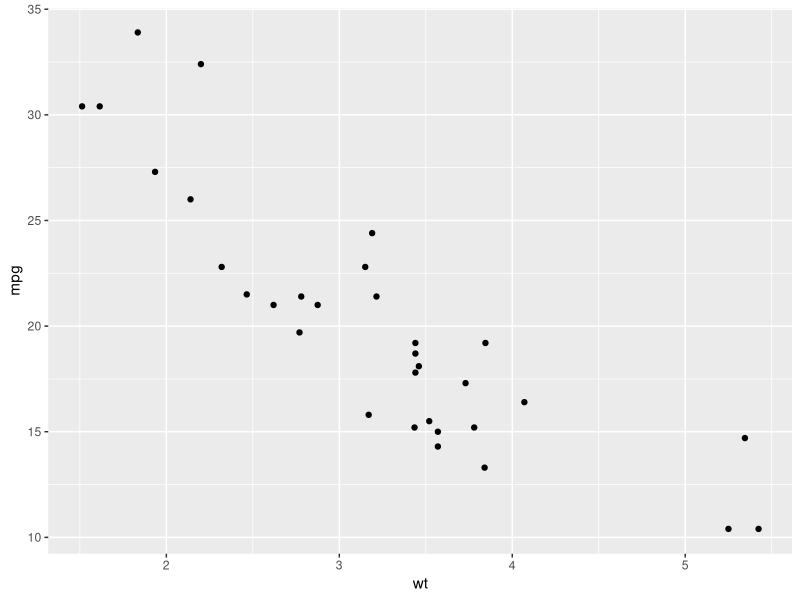
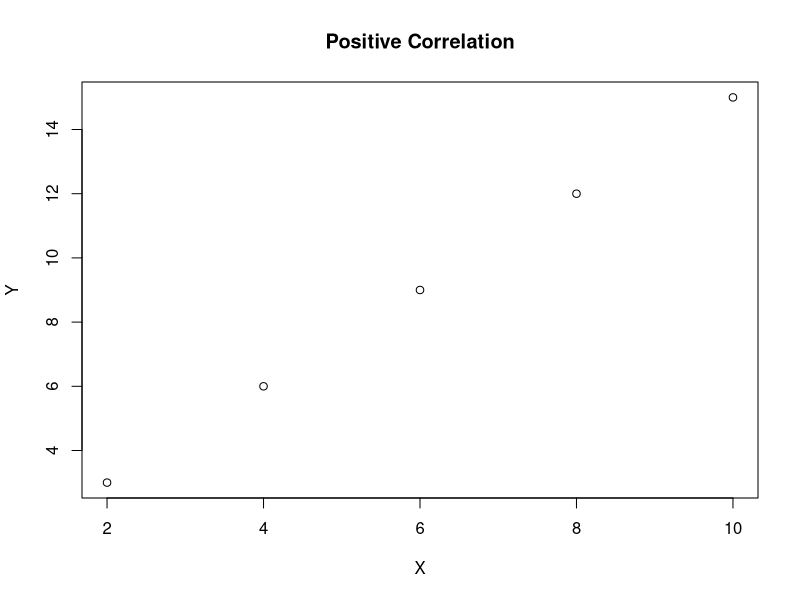
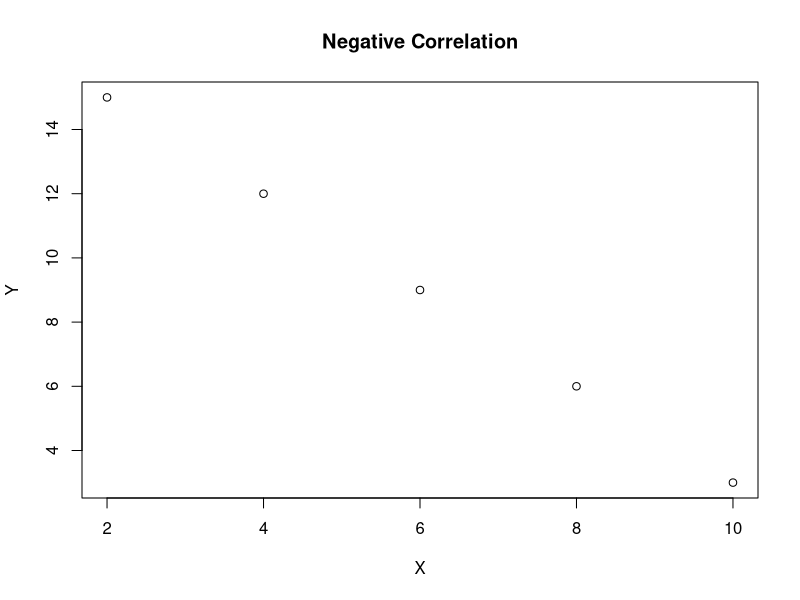
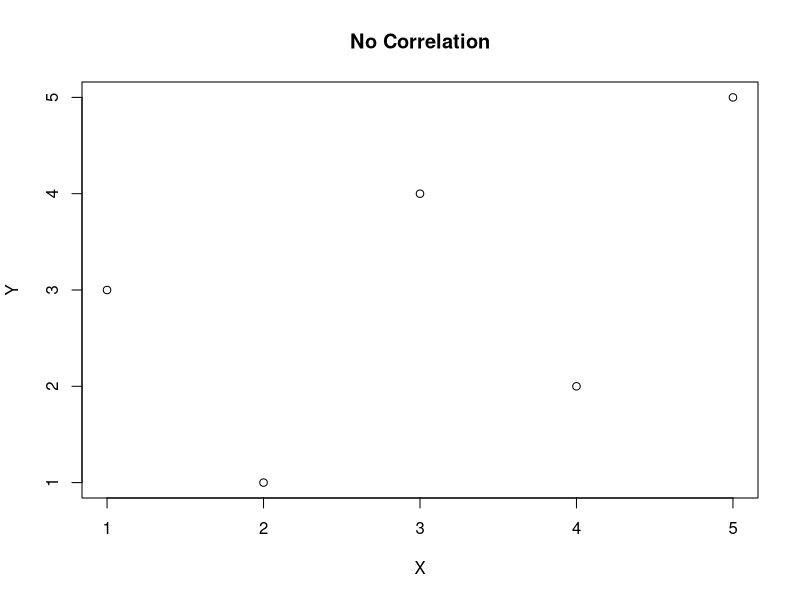
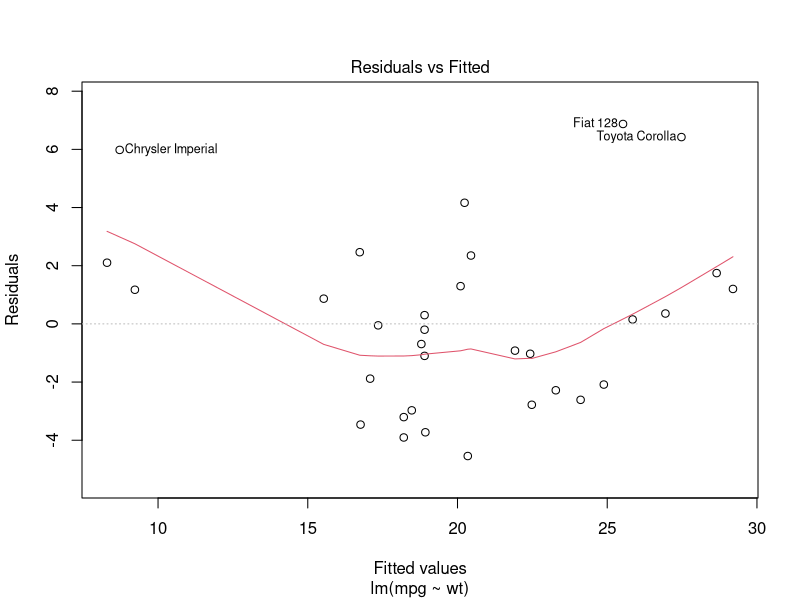

Recreate these plots in R, in order.
## ---- chunk 1
# Example scatter plot
library(ggplot2)
data(mtcars)
ggplot(mtcars, aes(x = wt, y = mpg)) + geom_point()
## ---- chunk 2
# Example correlation calculation
cor(mtcars$wt, mtcars$mpg)
## ---- chunk 3
# Data
x <- c(2, 4, 6, 8, 10)
y <- c(3, 6, 9, 12, 15)

# Scatter plot
plot(x, y, main = "Positive Correlation", xlab = "X", ylab = "Y")
## ---- chunk 4
# Data
x <- c(2, 4, 6, 8, 10)
y <- c(15, 12, 9, 6, 3)

# Scatter plot
plot(x, y, main = "Negative Correlation", xlab = "X", ylab = "Y")
## ---- chunk 5
# Data
x <- c(1, 2, 3, 4, 5)
y <- c(3, 1, 4, 2, 5)

# Scatter plot
plot(x, y, main = "No Correlation", xlab = "X", ylab = "Y")
## ---- chunk 6
# Example linear regression
model <- lm(mpg ~ wt, data = mtcars)
summary(model)
## ---- chunk 7
# Example least square method
x <- mtcars$wt
y <- mtcars$mpg
x_bar <- mean(x)
y_bar <- mean(y)
beta1 <- sum((x - x_bar) * (y - y_bar)) / sum((x - x_bar)^2)
beta0 <- y_bar - beta1 * x_bar
cat("Slope (beta1):", beta1, "\n")
cat("Intercept (beta0):", beta0, "\n")
## ---- chunk 8
# Example coefficient of determination
y_pred <- beta0 + beta1 * x
SSE <- sum((y - y_pred)^2)
SST <- sum((y - y_bar)^2)
R2 <- 1 - SSE / SST
cat("Coefficient of determination (R2):", R2, "\n")
## ---- chunk 9
# Example residual plot
plot(model, which = 1)
## ---- chunk 10
# Example confidence intervals
confint(model)
